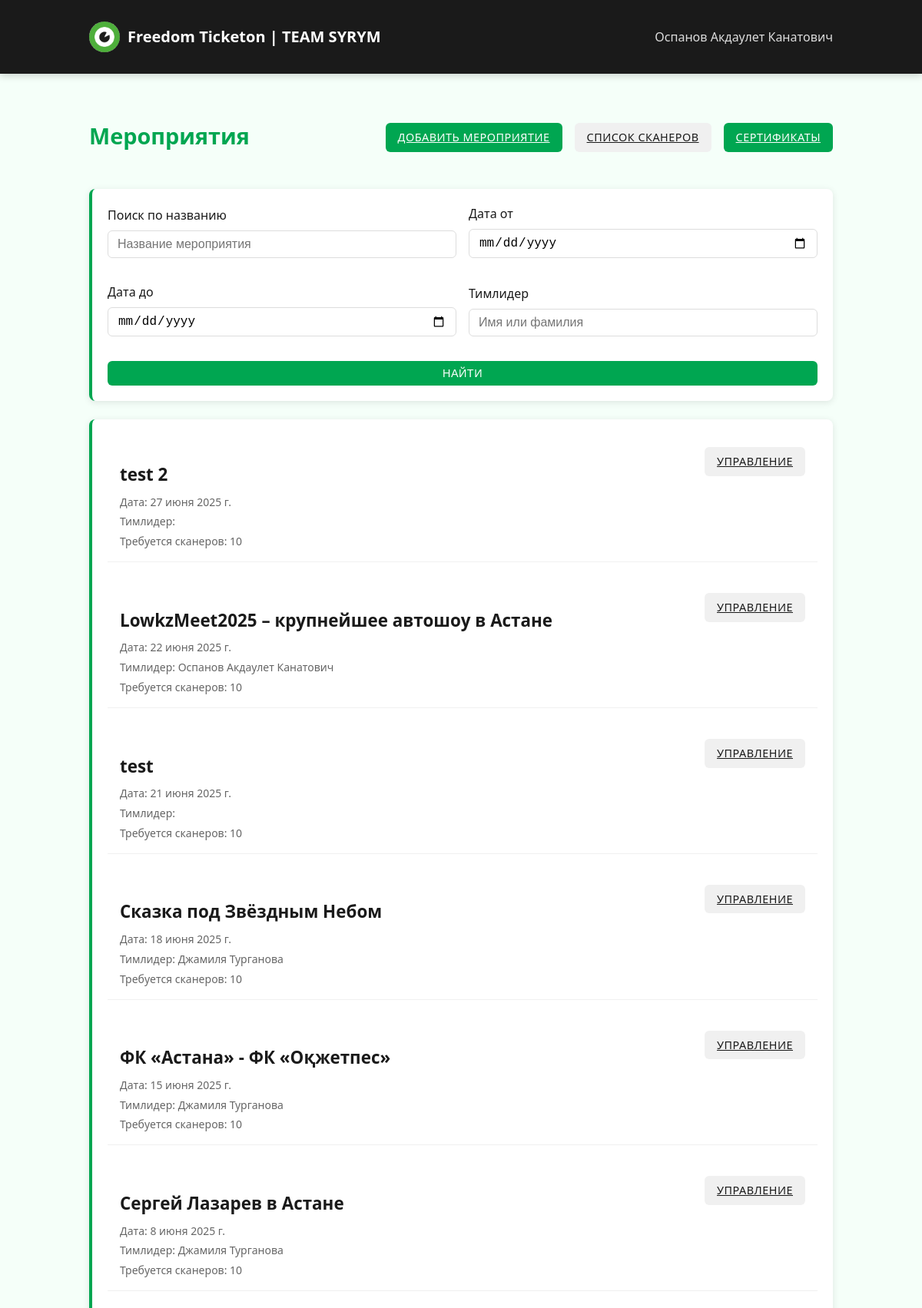
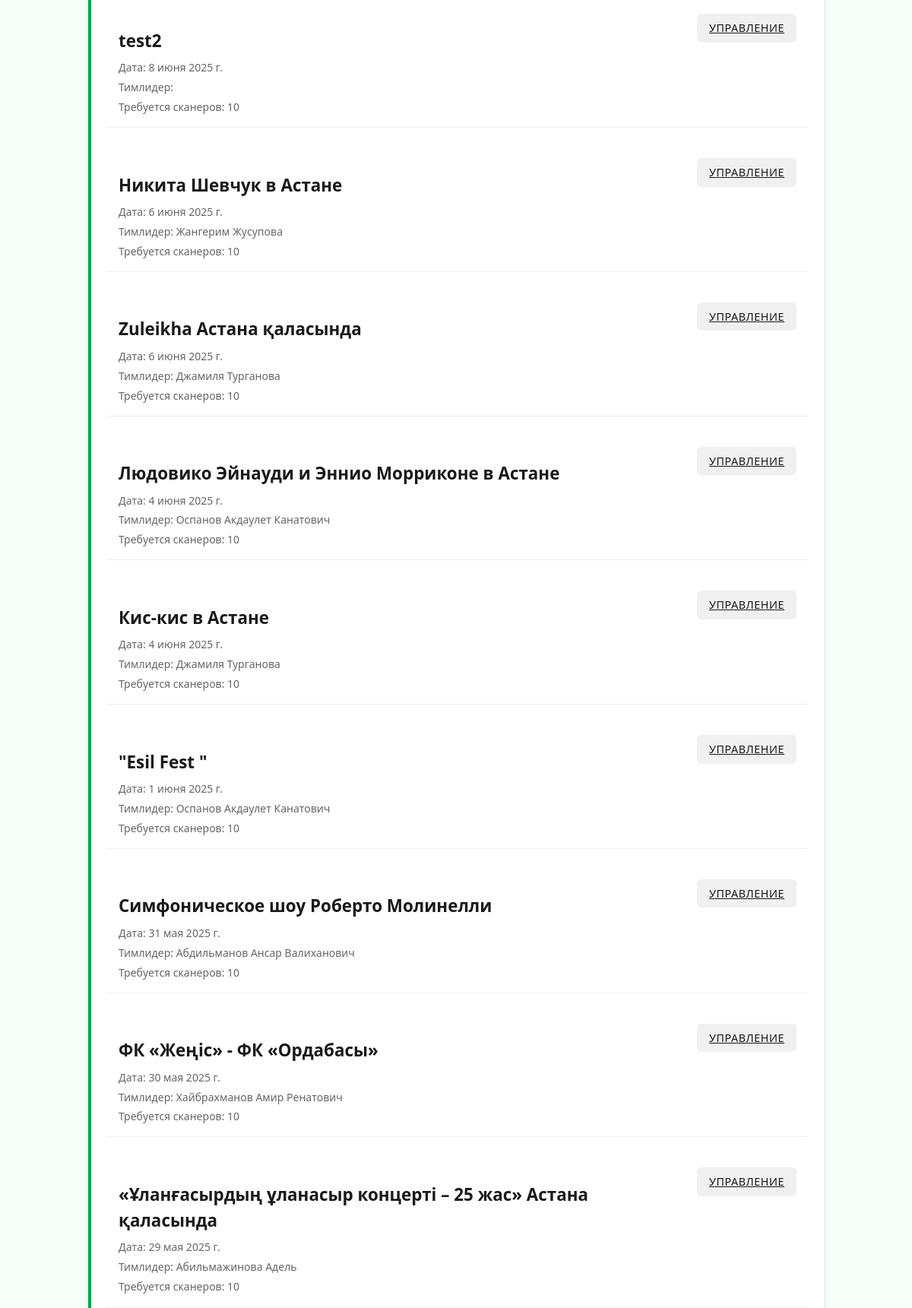
The app's page /events/ (signed in, upper part) with its own data (2 pictures, top to bottom).
### core/models.py (models this page shows, shortened)
class Event(models.Model):
    name = models.CharField(max_length=200)
    date = models.DateField()
    start_date = models.DateField(null=True, blank=True)
    end_date = models.DateField(null=True, blank=True)
    location = models.CharField(max_length=200, default='Астана')
    description = models.TextField(blank=True, default='')
    created_by = models.ForeignKey(User, on_delete=models.CASCADE)
    created_at = models.DateTimeField(default=timezone.now)
    code = models.CharField(max_length=10, default='DEFAULT000')
    duration_hours = models.FloatField(default=1.0)
    max_scanners = models.IntegerField(default=10)

### core/views.py (the view)
# urls.py: path('events/', views.events_list, name='events'),
@team_leader_required
def events_list(request):
    events = Event.objects.all().order_by('-date')
    q = request.GET.get('q', '').strip()
    if q:
        events = events.filter(name__icontains=q)
    date_from = request.GET.get('date_from')
    date_to = request.GET.get('date_to')
    if date_from:
        events = events.filter(date__gte=date_from)
    if date_to:
        events = events.filter(date__lte=date_to)
    leader = request.GET.get('leader')
    if leader:
        events = events.filter(created_by__first_name__icontains=leader) | events.filter(created_by__last_name__icontains=leader)
    paginator = Paginator(events, 20)
    page_number = request.GET.get('page')
    page_obj = paginator.get_page(page_number)
    return render(request, 'core/events_list.html', {
        'events': page_obj.object_list,
        'page_obj': page_obj,
        'q': q,
        'date_from': date_from,
        'date_to': date_to,
        'leader': leader,
    })

### core/models.py (called while the page is built)
def is_team_leader(user):
    return user.groups.filter(name='Тимлидеры').exists()

### core/views.py (called while the page is built)
def is_team_leader_or_admin(user):
    return user.is_authenticated and (user.is_team_leader or user.is_staff)

### templates/core/events_list.html (shortened to what this page needs)
{% extends 'base.html' %}
{% block content %}
<div class="flex justify-between items-center mb-3" style="flex-wrap: wrap; gap: 1rem;">
    <h1>Мероприятия</h1>
    <div class="flex gap-2" style="flex-wrap: wrap;">
        <a href="{% url 'event_create' %}" class="btn btn-primary">Добавить мероприятие</a>
        <a href="{% url 'all_scanners_list' %}" class="btn btn-secondary">Список сканеров</a>
        <a href="{% url 'scanner_certificates' %}" class="btn btn-success">Сертификаты</a>
    </div>
</div>
<form method="get" class="card mb-3 table-responsive" style="display: flex; flex-wrap: wrap; gap: 1rem; align-items: end;">
    <div style="flex:1; min-width: 180px; width: 100%;">
        <label for="q">Поиск по названию</label>
        <input type="text" id="q" name="q" class="form-control" value="{{ q|default:'' }}" placeholder="Название мероприятия">
    </div>
    <div style="min-width: 150px; width: calc(50% - 0.5rem);">
        <label for="date_from">Дата от</label>
        <input type="date" id="date_from" name="date_from" class="form-control" value="{{ date_from|default:'' }}">
    </div>
    <div style="min-width: 150px; width: calc(50% - 0.5rem);">
        <label for="date_to">Дата до</label>
        <input type="date" id="date_to" name="date_to" class="form-control" value="{{ date_to|default:'' }}">
    </div>
    <div style="flex:1; min-width: 180px; width: 100%;">
        <label for="leader">Тимлидер</label>
        <input type="text" id="leader" name="leader" class="form-control" value="{{ leader|default:'' }}" placeholder="Имя или фамилия">
    </div>
    <div style="min-width: 120px; width: 100%;">
        <button type="submit" class="btn btn-primary" style="width: 100%;">Найти</button>
    </div>
</form>
{% if events %}
<div class="card table-responsive">
    {% for event in events %}
    <div class="event-item {% if not forloop.last %}mb-3{% endif %}" style="padding: 1rem; border-bottom: 1px solid var(--gray-color); {% if forloop.last %}border-bottom: none;{% endif %}">
        <div style="display: flex; flex-wrap: wrap; justify-content: space-between; align-items: flex-start; gap: 1rem;">
            <div style="flex: 1; min-width: 200px;">
                <h2 class="mb-1" style="word-break: break-word;">{{ event.name }}</h2>
                <div class="text-sm" style="color: #666;">
                    <div style="margin-bottom: 0.3rem;">Дата: {{ event.date }}</div>
                    <div style="margin-bottom: 0.3rem;">Тимлидер: {{ event.created_by.first_name }} {{ event.created_by.last_name }}</div>
                    <div>Требуется сканеров: {{ event.max_scanners }}</div>
                </div>
            </div>
            <a href="{% url 'event_edit' event.id %}" class="btn btn-secondary" style="align-self: flex-start;">Управление</a>
        </div>
    </div>
    {% endfor %}
</div>
{% else %}
<div class="card" style="text-align: center; padding: 3rem 1rem;">
    <div style="font-size: 3rem; color: #ccc; margin-bottom: 1rem;">📅</div>
    <h2>Нет мероприятий по заданным условиям</h2>
    <p class="mb-3" style="color: #666;">Измените фильтры или создайте новое мероприятие</p>
</div>
{% endif %}
{% endblock %}

### templates/base.html (shortened to what this page needs)
{% load static %}
<!DOCTYPE html>
<html lang="ru">
<head>
    <link rel="stylesheet" href="{% static 'css/main.css' %}">
</head>
<body>
    <nav class="navbar">
        <div class="container">
            <div class="navbar-top">
                <a href="{% url 'home' %}" class="navbar-brand">
                    <img src="{% static 'img/freedom_logo.jpg' %}" alt="Freedom Logo" class="logo">
                    <span class="brand-text">Freedom Ticketon | TEAM SYRYM</span>
                </a>
            </div>
            {% if user.is_authenticated %}
            <ul class="navbar-nav" id="mobileMenu">
                <li class="nav-item">
                    <span class="nav-link">{{ user.first_name }} {{ user.last_name }}</span>
                </li>
            </ul>
            {% endif %}
        </div>
    </nav>
    <div class="container mt-3">
        {% block content %}{% endblock %}
    </div>
</body>
</html>

### static/css/main.css (style rules this page uses)
:root { --primary-color: #00a651; --primary-hover: #008442; --accent-color: #4dc075; --light-color: #f5fff9; --dark-color: #1a1a1a; --gray-color: #f0f0f0; --text-color: #333; --danger-color: #d84040; --success-color: #00a651; }
body { font-family: "Segoe UI", -apple-system, BlinkMacSystemFont, Roboto, Oxygen, Ubuntu, sans-serif; background-color: var(--light-color); color: var(--text-color); line-height: 1.5; margin: 0; padding: 0; -webkit-font-smoothing: antialiased; -moz-osx-font-smoothing: grayscale; }
.container { width: 100%; max-width: 1000px; margin: 0 auto; padding: 1rem; box-sizing: border-box; }
.card { background: white; border-radius: 8px; box-shadow: 0 2px 10px rgba(0, 0, 0, 0.1); padding: 20px; margin-bottom: 20px; border-left: 4px solid var(--primary-color); overflow: hidden; }
h1, h2, h3 { color: var(--dark-color); font-weight: 600; word-wrap: break-word; }
h1 { font-size: 1.8rem; margin-bottom: 1.5rem; color: var(--primary-color); }
h2 { font-size: 1.4rem; margin-bottom: 1rem; color: var(--dark-color); }
.form-control { display: block; width: 100%; padding: 0.5rem 0.75rem; border: 1px solid #ddd; border-radius: 6px; margin-bottom: 1rem; font-size: 1rem; transition: all 0.2s ease; box-sizing: border-box; }
label { display: block; margin-bottom: 0.5rem; font-weight: 500; color: var(--dark-color); }
.btn { padding: 0.5rem 1rem; border-radius: 6px; border: none; cursor: pointer; font-weight: 500; transition: background-color 0.2s, transform 0.1s; text-transform: uppercase; letter-spacing: 0.5px; font-size: 0.9rem; display: inline-block; text-align: center; }
.btn-primary { background-color: var(--primary-color); color: white; }
.btn-secondary { background-color: var(--gray-color); color: var(--dark-color); }
.btn-success { background-color: var(--success-color); color: white; }
.mb-1 { margin-bottom: 0.5rem; }
.mb-3 { margin-bottom: 1.5rem; }
.mt-3 { margin-top: 1.5rem; }
.flex { display: flex; }
.items-center { align-items: center; }
.justify-between { justify-content: space-between; }
.gap-2 { gap: 1rem; }
.text-sm { font-size: 0.875rem; }
.navbar { background-color: var(--dark-color); color: white; padding: 0.75rem 0; box-shadow: 0 2px 10px rgba(0,0,0,0.2); position: relative; }
.navbar .container { display: flex; justify-content: space-between; align-items: center; }
.navbar-brand { font-size: 1.25rem; font-weight: 600; color: white; text-decoration: none; display: flex; align-items: center; }
.navbar-nav { display: flex; list-style: none; margin: 0; padding: 0; }
.nav-item { margin-left: 1.5rem; }
.nav-link { color: rgba(255, 255, 255, 0.85); text-decoration: none; transition: color 0.2s; position: relative; padding: 0.5rem 0; }
.nav-link::after { content: ''; position: absolute; bottom: 0; left: 0; width: 0; height: 2px; background-color: var(--primary-color); transition: width 0.3s; }

### templates/base.html (style rules this page uses)
.logo { width: 40px; height: 40px; margin-right: 10px; border-radius: 50%; }
.navbar-brand { display: flex; align-items: center; }

### records on screen
Event: name "test 2", date "27 июня 2025 г.", max_scanners "10"
Event: name "LowkzMeet2025 – крупнейшее автошоу в Астане", date "22 июня 2025 г.", created_by.first_name "Оспанов", created_by.last_name "Акдаулет Канатович", max_scanners "10"
Event: name "test", date "21 июня 2025 г.", max_scanners "10"
Event: name "Сказка под Звёздным Небом", date "18 июня 2025 г.", created_by.first_name "Джамиля", created_by.last_name "Турганова", max_scanners "10"
Event: name "ФК «Астана» - ФК «Оқжетпес»", date "15 июня 2025 г.", created_by.first_name "Джамиля", created_by.last_name "Турганова", max_scanners "10"
Event: name "Сергей Лазарев в Астане", date "8 июня 2025 г.", created_by.first_name "Джамиля", created_by.last_name "Турганова", max_scanners "10"
Event: name "test2", date "8 июня 2025 г.", max_scanners "10"
Event: name "Никита Шевчук в Астане", date "6 июня 2025 г.", created_by.first_name "Жангерим", created_by.last_name "Жусупова", max_scanners "10"
Event: name "Zuleikha Астана қаласында", date "6 июня 2025 г.", created_by.first_name "Джамиля", created_by.last_name "Турганова", max_scanners "10"
Event: name "Людовико Эйнауди и Эннио Морриконе в Астане", date "4 июня 2025 г.", created_by.first_name "Оспанов", created_by.last_name "Акдаулет Канатович", max_scanners "10"
Event: name "Кис-кис в Астане", date "4 июня 2025 г.", created_by.first_name "Джамиля", created_by.last_name "Турганова", max_scanners "10"
Event: name "\"Esil Fest \"", date "1 июня 2025 г.", created_by.first_name "Оспанов", created_by.last_name "Акдаулет Канатович", max_scanners "10"
Event: name "Симфоническое шоу Роберто Молинелли", date "31 мая 2025 г.", created_by.first_name "Абдильманов", created_by.last_name "Ансар Валиханович", max_scanners "10"
Event: name "ФК «Жеңіс» - ФК «Ордабасы»", date "30 мая 2025 г.", created_by.first_name "Хайбрахманов", created_by.last_name "Амир Ренатович", max_scanners "10"
Event: name "«Ұланғасырдың ұланасыр концерті – 25 жас» Астана қаласында", date "29 мая 2025 г.", created_by.first_name "Абильмажинова", created_by.last_name "Адель", max_scanners "10"

### other values on screen
{{ user.first_name }} "Оспанов"
{{ user.last_name }} "Акдаулет Канатович"
